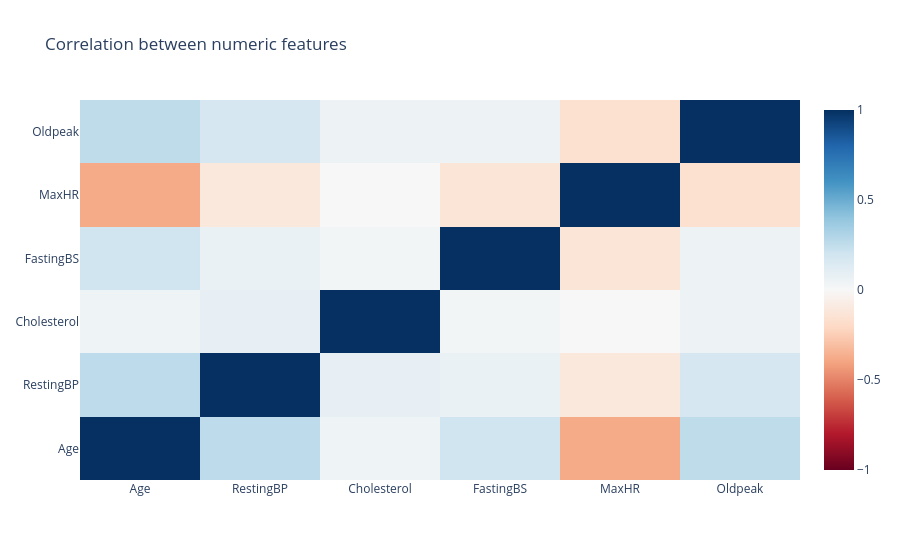

Notebook code cell kept with this figure:
### Markdown cell above
<details>
<summary>Show code</summary>

```python
correlation_matrix = heart_df[numeric_cols].corr()

corr_figure = go.Figure()
corr_figure.add_trace(
    go.Heatmap(
        z=correlation_matrix.values,
        x=correlation_matrix.columns,
        y=correlation_matrix.columns,
        colorscale="RdBu",
        zmid=0,
    )
)
corr_figure.update_layout(title="Correlation between numeric features", template="plotly_white")
corr_figure.show()
```

</details>

### Code cell
correlation_matrix = heart_df[numeric_cols].corr()

corr_figure = go.Figure()
corr_figure.add_trace(
    go.Heatmap(
        z=correlation_matrix.values,
        x=correlation_matrix.columns,
        y=correlation_matrix.columns,
        colorscale="RdBu",
        zmid=0,
    )
)
corr_figure.update_layout(title="Correlation between numeric features", template="plotly_white")
corr_figure.show()

### Figure 1 — Plotly figure (JSON) as saved in the notebook; plotly's stock layout.template omitted (floating-point values rounded to 4 significant figures)
{"data": [{"colorscale": [[0.0, "rgb(103,0,31)"], [0.1, "rgb(178,24,43)"], [0.2, "rgb(214,96,77)"], [0.3, "rgb(244,165,130)"], [0.4, "rgb(253,219,199)"], [0.5, "rgb(247,247,247)"], [0.6, "rgb(209,229,240)"], [0.7, "rgb(146,197,222)"], [0.8, "rgb(67,147,195)"], [0.9, "rgb(33,102,172)"], [1.0, "rgb(5,48,97)"]], "type": "heatmap", "x": ["Age", "RestingBP", "Cholesterol", "FastingBS", "MaxHR", "Oldpeak"], "y": ["Age", "RestingBP", "Cholesterol", "FastingBS", "MaxHR", "Oldpeak"], "z": [[1.0, 0.2631, 0.04554, 0.198, -0.382, 0.2586], [0.2631, 1.0, 0.08608, 0.0679, -0.1098, 0.1741], [0.04554, 0.08608, 1.0, 0.02492, -0.0016, 0.0545], [0.198, 0.0679, 0.02492, 1.0, -0.1314, 0.0527], [-0.382, -0.1098, -0.0016, -0.1314, 1.0, -0.1607], [0.2586, 0.1741, 0.0545, 0.0527, -0.1607, 1.0]], "zmid": 0}], "layout": {"title": {"text": "Correlation between numeric features"}}}
